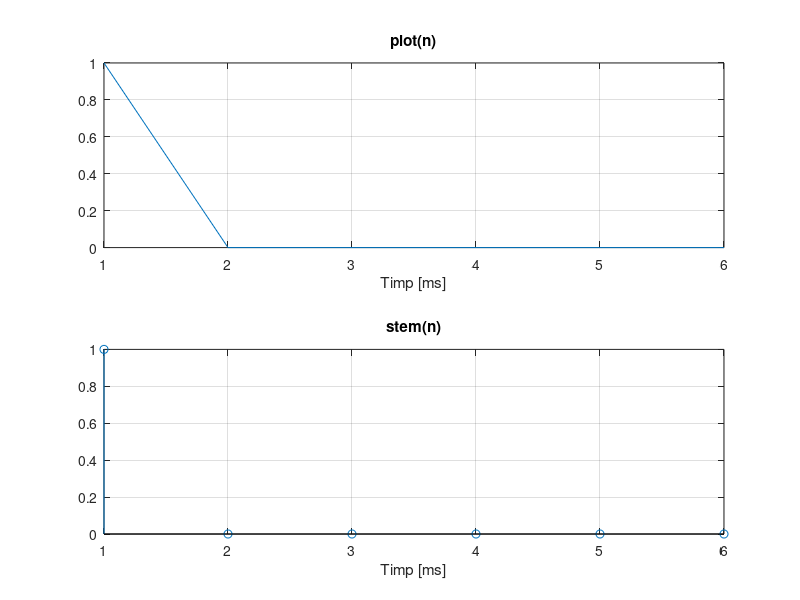

Write the MATLAB code that produced this figure.
% se definesc N ca numarul de esantioane dat de perioada de bit inmultit cu
% frecventa de esantionare; N = 0.5 ms * 12 kHz
N = 0.5 * 12;

% se creeaza un vector de size(n) cu valori random binare
n = randi([0 1],1,N);

% a. se afiseaza semnalul continuu in timp absolut
subplot(2,1,1),plot(n),title('plot(n)'),xlabel('Timp [ms]'),grid

% b. se afiseaza semnalul discret in functie de n
subplot(2,1,2),stem(n),title('stem(n)'),xlabel('Timp [ms]'),grid